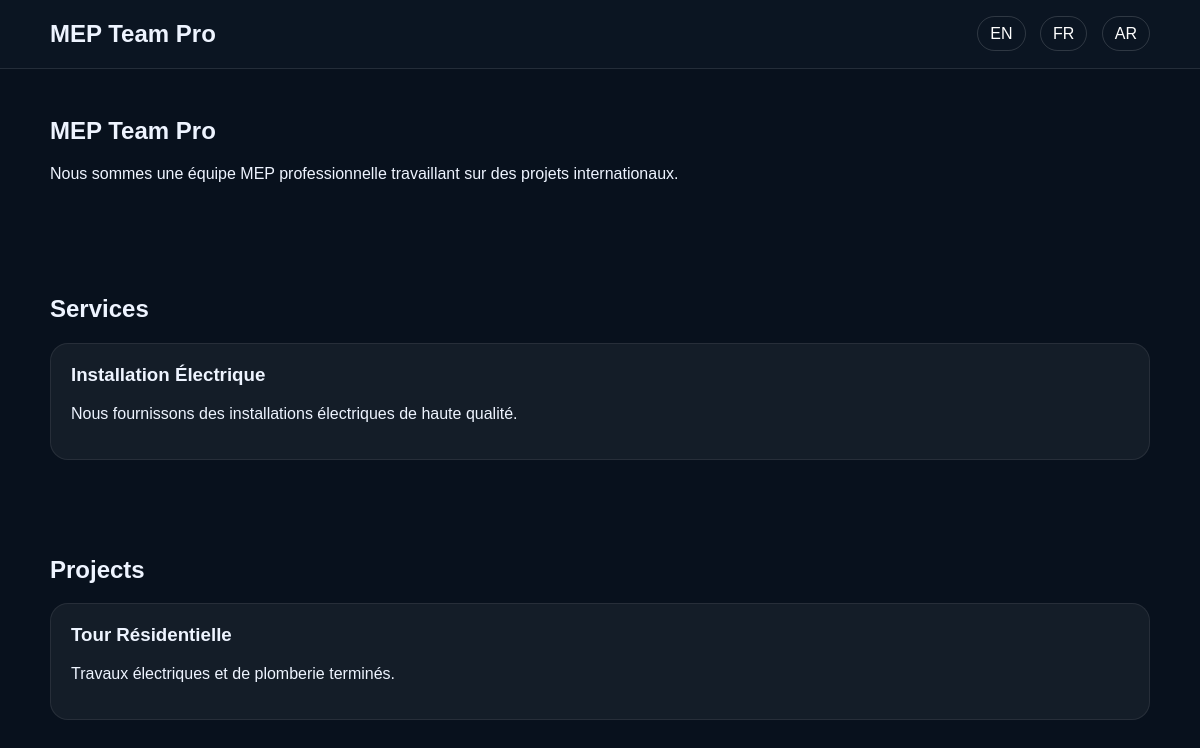
Page /?lang=fr on the committed database.
### tables this page shows
CREATE TABLE `about` (
  `id` int(11) NOT NULL,
  `lang` varchar(2) DEFAULT NULL,
  `content` text
);

CREATE TABLE `services` (
  `id` int(11) NOT NULL,
  `lang` varchar(2) DEFAULT NULL,
  `title` varchar(255) DEFAULT NULL,
  `description` text
);

CREATE TABLE `projects` (
  `id` int(11) NOT NULL,
  `lang` varchar(2) DEFAULT NULL,
  `title` varchar(255) DEFAULT NULL,
  `description` text,
  `img_url` varchar(255) DEFAULT NULL
);

### app/helpers/functions.php (called while the page is built)
<?php
function e(?string $value): string
{
    return htmlspecialchars((string) $value, ENT_QUOTES, 'UTF-8');
}
function current_lang(): string
{
    $lang = $_GET['lang'] ?? 'en';
    $allowed = ['en', 'fr', 'ar'];
    return in_array($lang, $allowed, true) ? $lang : 'en';
}
function is_rtl(string $lang): bool
{
    return $lang === 'ar';
}

### public/index.php (the view, shortened to what this page needs)
<?php
require_once __DIR__ . '/../app/helpers/functions.php';
$pdo = Database::connect();
$lang = current_lang();
$stmtAbout = $pdo->prepare("SELECT content FROM about WHERE lang = ? LIMIT 1");
$stmtAbout->execute([$lang]);
$about = $stmtAbout->fetch();
$stmtServices = $pdo->prepare("SELECT title, description FROM services WHERE lang = ? ORDER BY id ASC");
$stmtServices->execute([$lang]);
$services = $stmtServices->fetchAll();
$stmtProjects = $pdo->prepare("SELECT title, description, img_url FROM projects WHERE lang = ? ORDER BY id ASC");
$stmtProjects->execute([$lang]);
$projects = $stmtProjects->fetchAll();
$dir = is_rtl($lang) ? 'rtl' : 'ltr';
?>
<!DOCTYPE html>
<html lang="<?= e($lang) ?>" dir="<?= e($dir) ?>">
<head>
</head>
<body>
<header>
    <div class="container">
        <nav>
            <div class="brand">MEP Team Pro</div>
            <div class="langs">
                <a href="?lang=en">EN</a>
                <a href="?lang=fr">FR</a>
                <a href="?lang=ar">AR</a>
            </div>
        </nav>
    </div>
</header>
<section class="hero">
    <div class="container">
        <h1>MEP Team Pro</h1>
        <p><?= e($about['content'] ?? 'Professional MEP solutions.') ?></p>
    </div>
</section>
<section>
    <div class="container">
        <h2>Services</h2>
        <div class="grid">
            <?php foreach ($services as $service): ?>
                <div class="card">
                    <h3><?= e($service['title']) ?></h3>
                    <p><?= e($service['description']) ?></p>
                </div>
            <?php endforeach; ?>
        </div>
    </div>
</section>
<section>
    <div class="container">
        <h2>Projects</h2>
        <div class="grid">
            <?php foreach ($projects as $project): ?>
                <div class="card">
                    <h3><?= e($project['title']) ?></h3>
                    <p><?= e($project['description']) ?></p>
                </div>
            <?php endforeach; ?>
        </div>
    </div>
</section>
</body>
</html>

### public/index.php (style rules this page uses)
body { margin: 0; font-family: Arial, sans-serif; background: #08111d; color: #eef4ff; }
.container { width: min(1100px, calc(100% - 32px)); margin: 0 auto; }
header { padding: 20px 0; border-bottom: 1px solid rgba(255,255,255,.1); background: #0b1522; }
nav { display: flex; justify-content: space-between; align-items: center; gap: 16px; flex-wrap: wrap; }
.brand { font-size: 1.5rem; font-weight: bold; }
.langs a { color: #fff; margin-left: 10px; text-decoration: none; padding: 8px 12px; border: 1px solid rgba(255,255,255,.15); border-radius: 999px; }
.hero, section { padding: 48px 0; }
h1, h2, h3 { margin-top: 0; }
.grid { display: grid; grid-template-columns: repeat(auto-fit, minmax(260px, 1fr)); gap: 20px; }
.card { background: rgba(255,255,255,.05); border: 1px solid rgba(255,255,255,.08); border-radius: 18px; padding: 20px; }

### rows in the picture
about: content "Nous sommes une équipe MEP professionnelle travaillant sur des projets internationaux."
services: title "Installation Électrique", description "Nous fournissons des installations électriques de haute qualité."
projects: title "Tour Résidentielle", description "Travaux électriques et de plomberie terminés."
